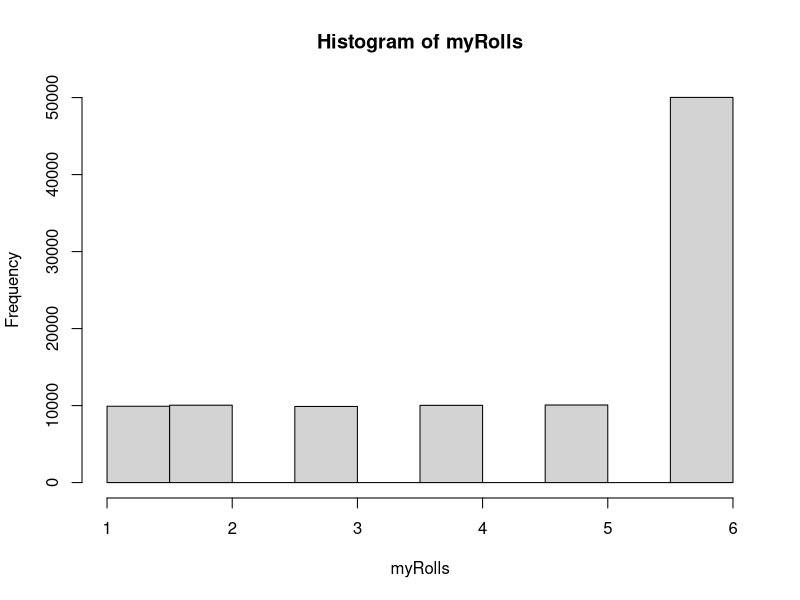
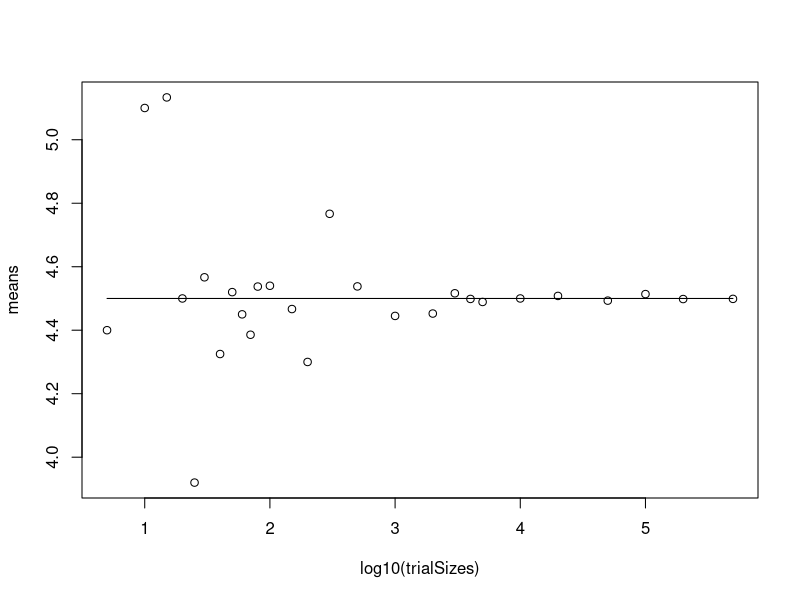
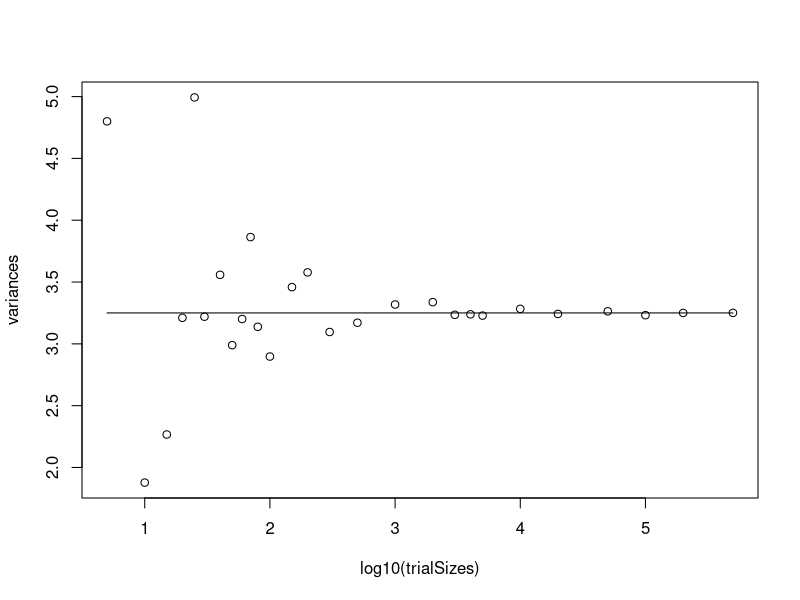

These charts were generated, in order, by the following R code:
loadedDie = c(1,2,3,4,5,6)
dieProb = c(.1,.1,.1,.1,.1,.5)

#
#calculate mean
calMean = function(die, prb){
  sumVal = 0
  len = length(die)
  for (i in 1:len) {
    sumVal = sumVal + (die[i]*prb[i])
  }
  
  return(sumVal)
}

trueMean = calMean(loadedDie, dieProb)

#
#calculate variance
calVariance = function(die, prb, mn){
  sumVal = 0
  for (i in 1:length(die)){
    sumVal = sumVal + (prb[i]*(die[i]-mn)^2)
  }
  return(sumVal)
}

trueVariance = calVariance(loadedDie,dieProb,trueMean)

#
#function to roll the die a large number of times and create a histogram
#to check if that approximate a uniform distribution

rollLoadedDie <- function(number){
  dieSamp = sample(c(1,2,3,4,5,6), 
                   size = number, 
                   replace = TRUE, 
                   prob = c(.1,.1,.1,.1,.1,.5))
  
  return(dieSamp)
}

myRolls <- rollLoadedDie(100000)

hist(myRolls, breaks = 10)

#
#try out to see number of rolls for expected mean and variance for the loaded die

trialSizes <- c(5,10,15,20,25,30,40,50,60,70,80,100,150,200,300,500,1000,
                2000,3000,4000,5000,10000,20000,50000,100000,200000,500000)
means <- vector(mode = 'double', length = length(trialSizes))
variances <- vector(mode = 'double', length = length(trialSizes))

for (i in 1:length(trialSizes)) {
  rolls <- rollLoadedDie(trialSizes[i])

  means[i] <- mean(rolls)
  variances[i] <- var(rolls)
}

plot(log10(trialSizes),means)
lines(log10(trialSizes), rep(trueMean, length(trialSizes)))

windows()

plot(log10(trialSizes),variances)
lines(log10(trialSizes), rep(trueVariance, length(trialSizes)))


